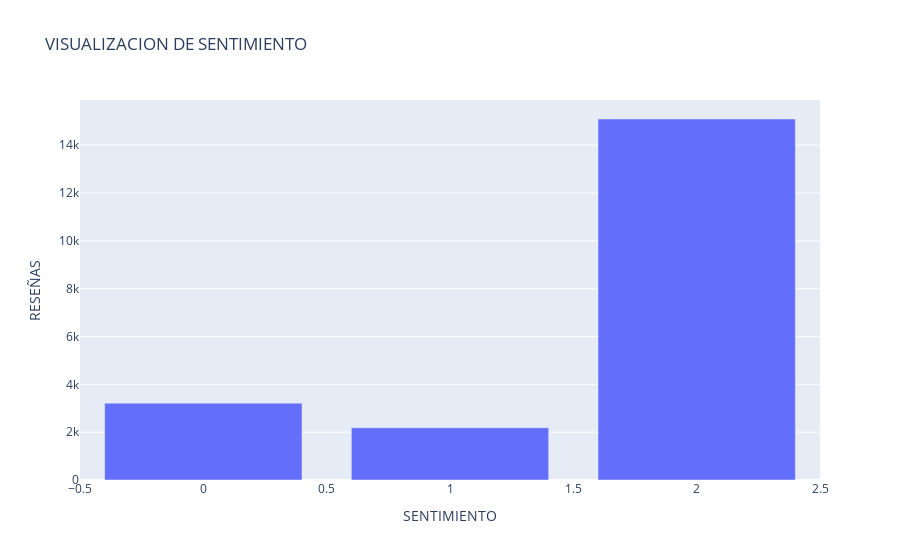

The cell this chart's notebook holds for it:
### Code cell
fig = go.Figure([go.Bar(x=df.Sentiment.value_counts().index, y=df.Sentiment.value_counts().tolist())])
fig.update_layout(
    title="VISUALIZACION DE SENTIMIENTO",
    xaxis_title="SENTIMIENTO",
    yaxis_title="RESEÑAS")
fig.show()

### Figure 1 — Plotly figure (JSON) as saved in the notebook; plotly's stock layout.template omitted (floating-point values rounded to 4 significant figures)
{"data": [{"type": "bar", "x": [2, 0, 1], "y": [15093, 3214, 2184]}], "layout": {"title": {"text": "VISUALIZACION DE SENTIMIENTO"}, "xaxis": {"title": {"text": "SENTIMIENTO"}}, "yaxis": {"title": {"text": "RESEÑAS"}}}}
